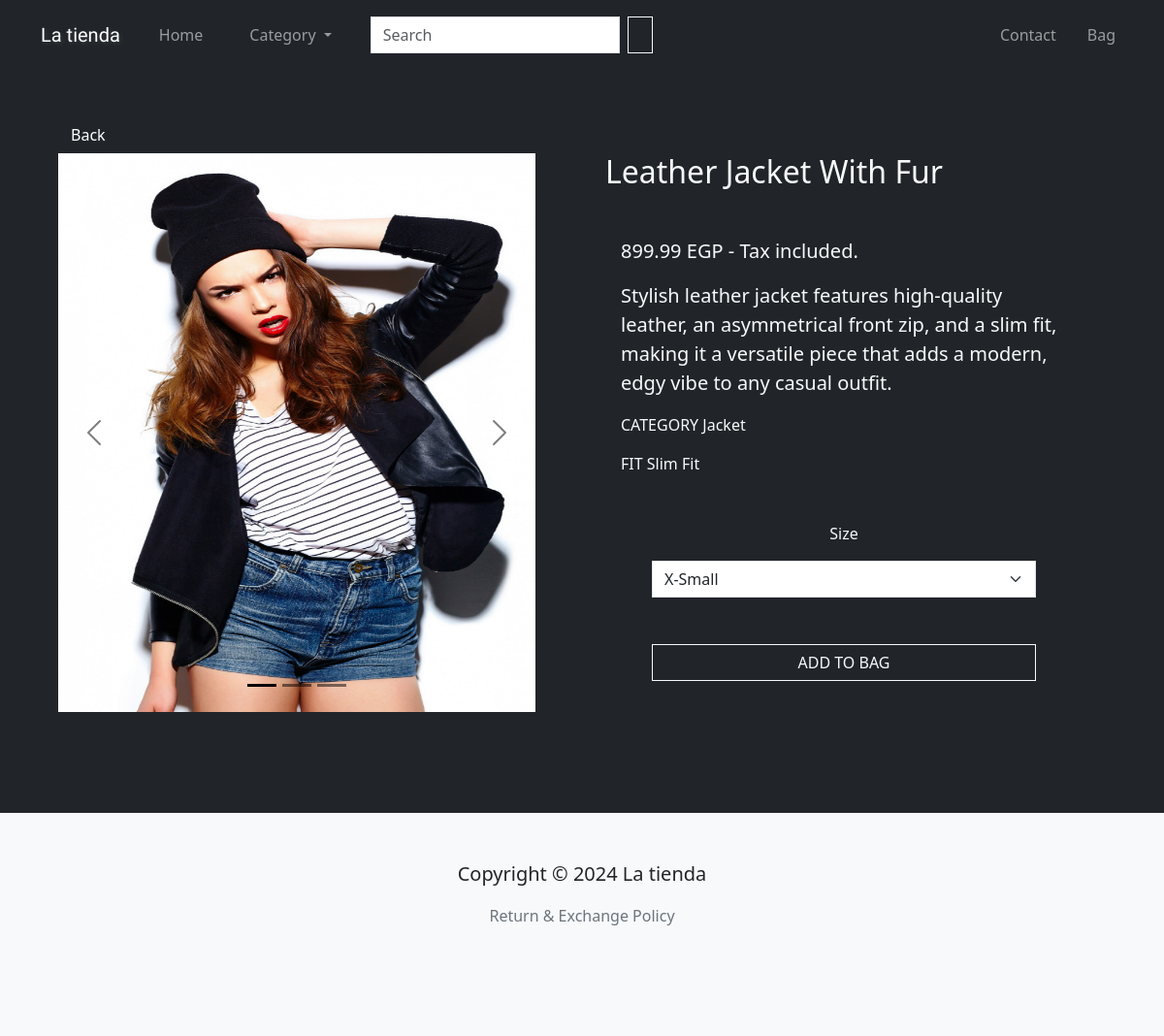
Before: /product/leather-jacket-with-fur/ with the older database file.
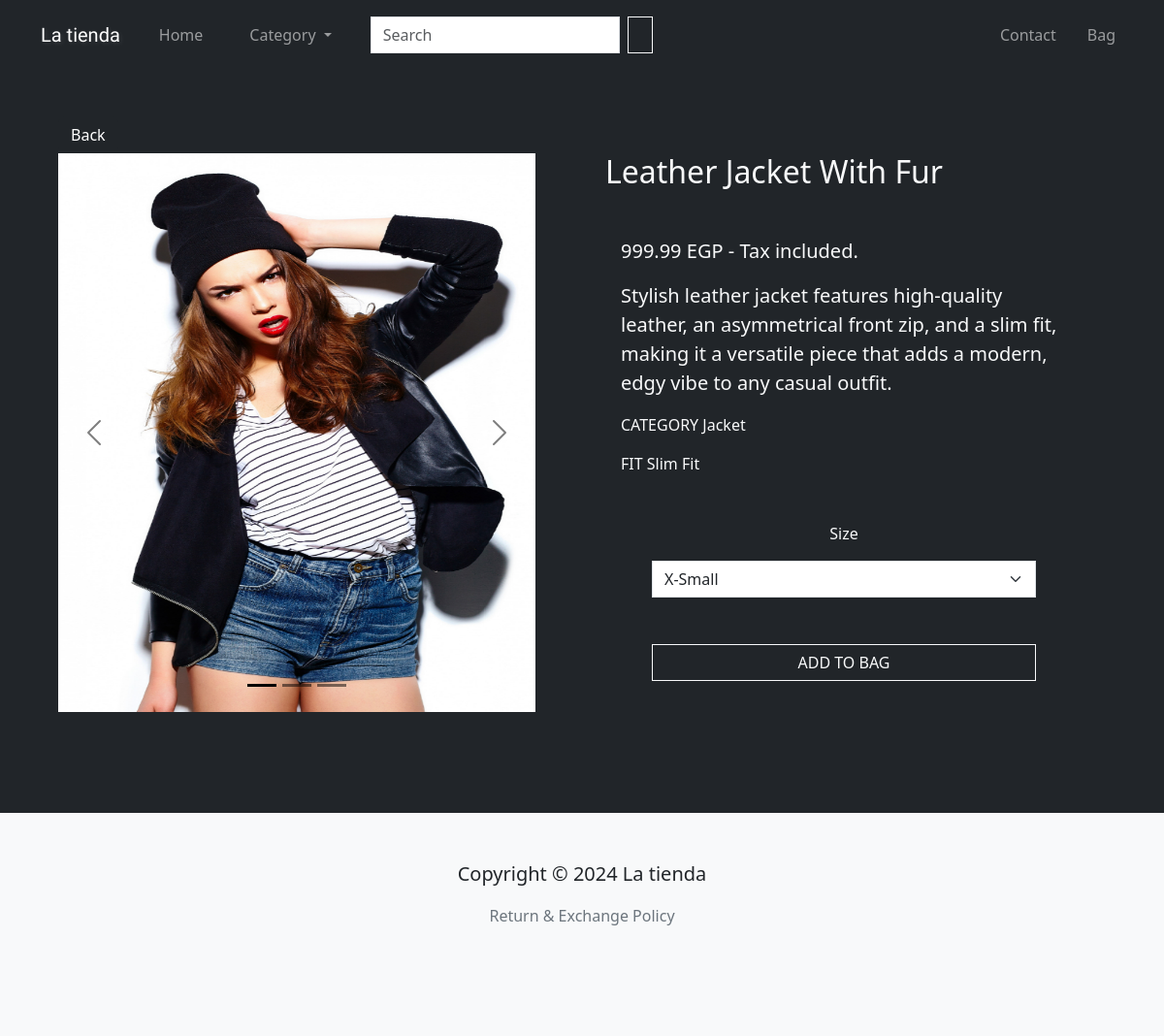
After: the same page with the newer database file.
### core/models/product_models.py (models this page shows, shortened)
class Product(models.Model):
    FITS = [
        ('Regular Fit', 'regular_fit'),
        ('Slim Fit', 'slim_fit'),
        ('Relaxed Fit', 'relaxed_fit'),
    ]
    name = models.CharField(max_length=255)
    price = models.DecimalField(max_digits=6, decimal_places=2)
    description = models.TextField(blank=True, null=True)
    fit = models.CharField(max_length=255, choices=FITS, default="Regular Fit")
    category = models.ForeignKey(Category, null=True, related_name='products', on_delete=models.SET_NULL)   # many to one relationship
    main_image = models.ImageField(upload_to='product-images/%y/%m/%d')
    created_at = models.DateTimeField(auto_now_add=True)
    slug = models.SlugField(unique=True, blank=True, null=True, verbose_name="name in URL")
    active = models.BooleanField(default=False)
    @property
    def images(self):   # returns all product extra images
        return self.productimage_set.all()
    @property
    def image_count(self):  # returns the number of extra images
        return self.productimage_set.count()
    class Meta:
        ordering = ["-active", "created_at"]
        indexes = [
            models.Index(fields=["name"]),
            models.Index(fields=["category"]),
        ]

class Category(models.Model):
    cat_name = models.CharField(max_length=255, unique=True, verbose_name="category name")
    class Meta:
        verbose_name_plural = "Categories"
        ordering = ['cat_name']

### core/views.py (the view)
# urls.py: path("product/<slug:slug>/", views.product_details, name="product"),
def product_details(request, slug):
    categories = Category.objects.all()  # get all categories from db
    product = Product.objects.get(slug=slug)  # get the selected product data from db
    extra_imgs = product.images
    img_num = product.image_count
    img_range = range(1, img_num+1)
    stocks = Stock.objects.filter(product=product)
    context = {
                "product": product,
                "categories": categories,
                "product_imgs" : extra_imgs,
                "img_num" : img_num,
                "img_range" : img_range,
                "stocks" : stocks,
               }
    return render(request, "products/product_details.html", context)

### templates/products/product_details.html (shortened to what this page needs)
{% extends 'products/products_layout.html' %}
{% load bootstrap5 %}
{% load bootstrap_icons %}
{% block content %}
<section class="p-5 bg-dark text-light">
  <div class="container mb-5">
    <button class="btn btn-dark" onclick="history.back()">{% bs_icon 'arrow-left-short' size='1.5em' %} Back</button>
    <div class="row g-5">
      <div class="col-lg">
        <div id="productCarousel" class="carousel carousel-dark slide mb-2">
          <div class="carousel-indicators">
            <button type="button" data-bs-target="#productCarousel" data-bs-slide-to="0" class="active"
              aria-current="true"></button>
            {% for slide in img_range %}
            <button type="button" data-bs-target="#productCarousel" data-bs-slide-to="{{ slide }}" "></button>
              {% endfor %}
          </div>
          <div class=" carousel-inner">
              <div class="carousel-item active">
                <img src="{{ product.main_image.url }}" class="d-block w-100 prod-img" alt="product-main-image"
                  loading="lazy">
              </div>
          </div>
          <button class="carousel-control-prev" type="button" data-bs-target="#productCarousel" data-bs-slide="prev">
            <span class="carousel-control-prev-icon" aria-hidden="true"></span>
          </button>
          <button class="carousel-control-next" type="button" data-bs-target="#productCarousel" data-bs-slide="next">
            <span class="carousel-control-next-icon" aria-hidden="true"></span>
          </button>
        </div>
      </div>
      <div class="col-lg px-5">
        <h2 class="mb-5">{{product.name}}</h2>
        <div class="px-3">
          <p class="lead">{{product.price}} EGP - Tax included.</p>
          <p class="lead">{{product.description | capfirst}}</p>
          <p>CATEGORY {% bs_icon 'dash-lg' size='1.5em' %} {{product.category.cat_name | capfirst }}</p>
          <p>FIT {% bs_icon 'dash-lg' size='1.5em' %} {{product.fit | capfirst}}</p>
        </div>
        <div class="d-flex flex-column mt-5 mx-md-5">
          <p class="text-center">{% bs_icon 'dash-lg' size='1.5em' %} Size {% bs_icon 'dash-lg' size='1.5em' %}</p>
          <form action="{% url 'add_item' product.id %}" method="post">
            <select class="form-select mb-5 square-border" name="size">
              {% for stock in stocks %}
              {% if stock.quantity == 0 %}
              <option class="square-border" value="{{stock.size}}" disabled>{{stock.size}}</option>
              {% else %}
              <option class="square-border" value="{{stock.size}}">{{stock.size}}</option>
              {% endif %}
              {% endfor %}
            </select>
            <button type="submit" class="btn btn-outline-light w-100 mb-3 square-border">ADD TO BAG</button>
          </form>
        </div>
      </div>
    </div>
  </div>
</section>
{% endblock content %}

Changed rows visible on the page:
changed Product "Leather Jacket With Fur": price "899.99" → "999.99"
